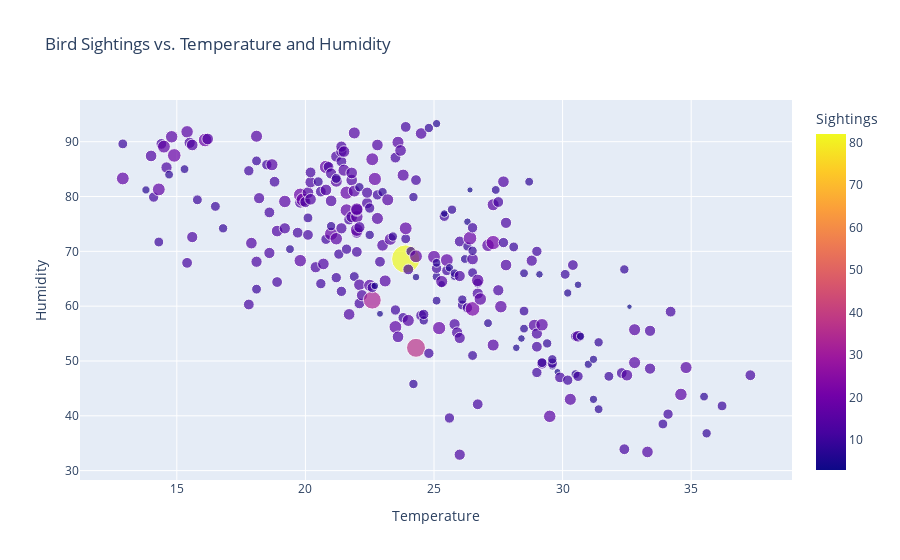

Source (notebook cell):
### Markdown cell above
#### Chart - 4

### Code cell
env_data = df.groupby(['Temperature', 'Humidity'])['Common_Name'].count().reset_index()
env_data.columns = ['Temperature', 'Humidity', 'Sightings']

fig_env = px.scatter(
    env_data,
    x='Temperature',
    y='Humidity',
    size='Sightings',
    color='Sightings',
    title='Bird Sightings vs. Temperature and Humidity',
    color_continuous_scale='Plasma'
)
fig_env.show()

### Figure 1 — Plotly figure (JSON) as saved in the notebook; plotly's stock layout.template omitted (floating-point values rounded to 4 significant figures; data arrays with more than 128 entries replaced by an {"elided": "..."} marker saying what was removed)
{"data": [{"hovertemplate": "Temperature=%{x}<br>Humidity=%{y}<br>Sightings=%{marker.color}<extra></extra>", "legendgroup": "", "marker": {"color": {"elided": "266 int values"}, "coloraxis": "coloraxis", "size": {"elided": "266 int values"}, "sizemode": "area", "sizeref": 0.205, "symbol": "circle"}, "mode": "markers", "name": "", "orientation": "v", "showlegend": false, "type": "scatter", "x": {"elided": "266 float values"}, "xaxis": "x", "y": {"elided": "266 float values"}, "yaxis": "y"}], "layout": {"autosize": true, "coloraxis": {"colorbar": {"title": {"text": "Sightings"}}, "colorscale": [[0, "#0d0887"], [0.1111, "#46039f"], [0.2222, "#7201a8"], [0.3333, "#9c179e"], [0.4444, "#bd3786"], [0.5556, "#d8576b"], [0.6667, "#ed7953"], [0.7778, "#fb9f3a"], [0.8889, "#fdca26"], [1, "#f0f921"]]}, "legend": {"itemsizing": "constant", "tracegroupgap": 0}, "title": {"text": "Bird Sightings vs. Temperature and Humidity"}, "xaxis": {"anchor": "y", "autorange": true, "domain": [0, 1], "range": [11.29, 38.87], "title": {"text": "Temperature"}, "type": "linear"}, "yaxis": {"anchor": "x", "autorange": true, "domain": [0, 1], "range": [26.79, 98.74], "title": {"text": "Humidity"}, "type": "linear"}}}
